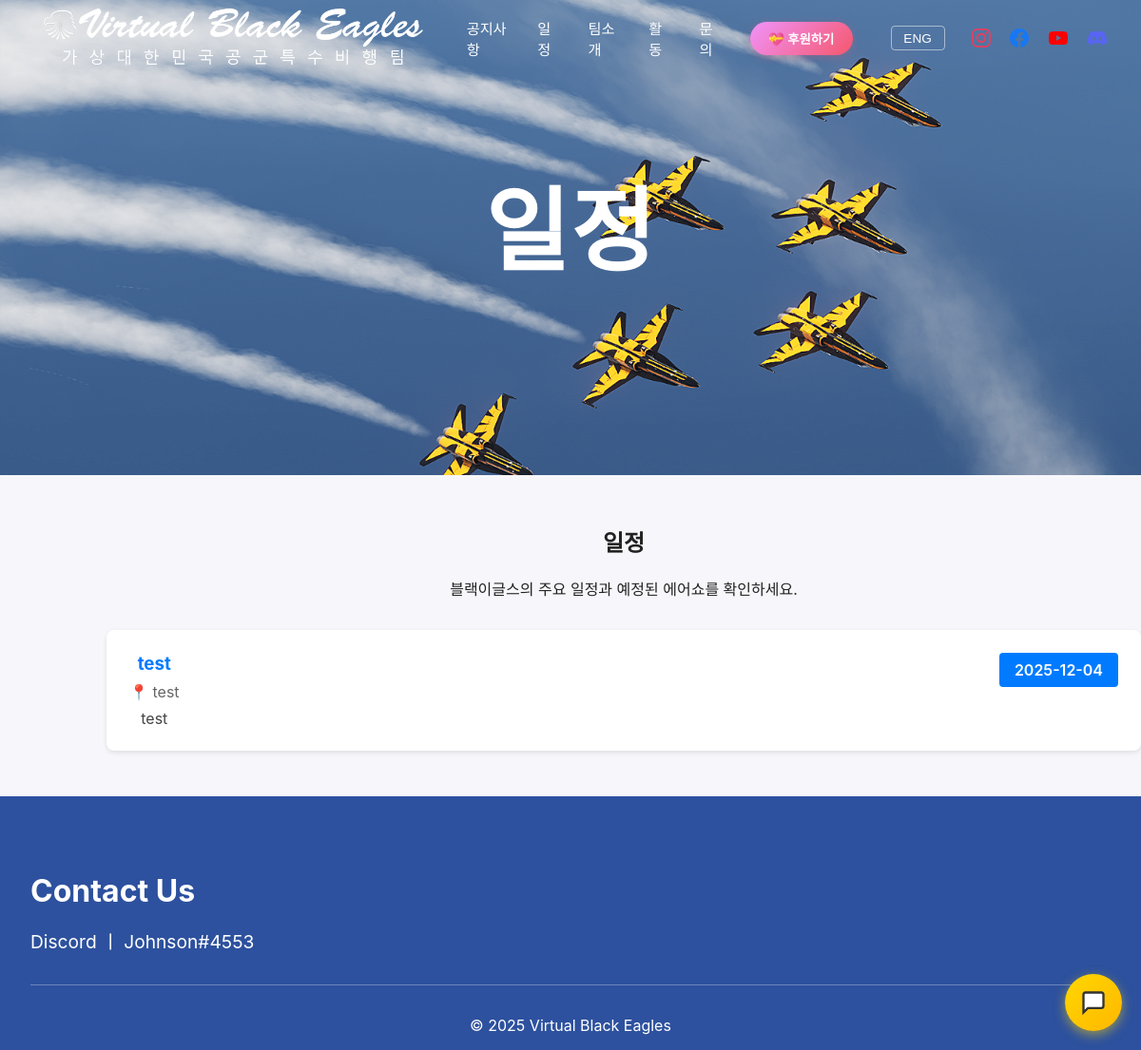
The app's page /schedule with its own data.
### tables this page shows
CREATE TABLE schedules (
			id INTEGER PRIMARY KEY AUTOINCREMENT,
			title TEXT NOT NULL,
			location TEXT,
			event_date DATE NOT NULL,
			description TEXT,
			created_at TIMESTAMP DEFAULT CURRENT_TIMESTAMP,
			updated_at TIMESTAMP DEFAULT CURRENT_TIMESTAMP
		);

### app.py (the view)
@app.route('/schedule')
def schedule():
	lang = request.args.get('lang', 'ko')
	conn = get_db()
	schedules = conn.execute('SELECT * FROM schedules ORDER BY event_date DESC').fetchall()
	conn.close()
	if lang == 'en':
		return render_template('schedule_en.html', schedules=schedules)
	else:
		return render_template('schedule.html', schedules=schedules)

### app.py (called while the page is built)
def get_db():
	conn = sqlite3.connect(DATABASE)
	conn.row_factory = sqlite3.Row
	return conn

### templates/schedule.html (shortened to what this page needs)
{% extends "base.html" %}
{% block banner %}
<section class="hero banner" style="background-image: url('/static/images/hero.jpg')">
  <div class="container">
    <h1 class="banner-title">일정</h1>
  </div>
</section>
{% endblock %}
{% block content %}
<main class="container section" style="padding-left: 7rem; text-align: center;">
      <h2>일정</h2>
      <p>블랙이글스의 주요 일정과 예정된 에어쇼를 확인하세요.</p>
      {% if schedules %}
      <div style="margin-top: 2rem;">
        {% for schedule in schedules %}
        <div onclick="location.href='/schedule/{{ schedule.id }}'" style="background: white; padding: 1.5rem; margin-bottom: 1rem; border-radius: 8px; box-shadow: 0 2px 5px rgba(0,0,0,0.1); cursor: pointer; transition: transform 0.2s, box-shadow 0.2s;" onmouseover="this.style.transform='translateY(-2px)'; this.style.boxShadow='0 4px 15px rgba(0,0,0,0.15)';" onmouseout="this.style.transform='translateY(0)'; this.style.boxShadow='0 2px 5px rgba(0,0,0,0.1)';">
          <div style="display: flex; justify-content: space-between; align-items: start;">
            <div>
              <h3 style="margin: 0 0 0.5rem 0; color: #007bff;">{{ schedule.title }}</h3>
              {% if schedule.location %}
              <p style="margin: 0 0 0.5rem 0; color: #666;">
                📍 {{ schedule.location }}
              </p>
              {% endif %}
              {% if schedule.description %}
              <p style="margin: 0.5rem 0 0 0; color: #444;">
                {{ schedule.description[:100] }}{{ '...' if schedule.description|length > 100 else '' }}
              </p>
              {% endif %}
            </div>
            <div style="text-align: right; min-width: 120px;">
              <span style="display: inline-block; padding: 0.5rem 1rem; background: #007bff; color: white; border-radius: 4px; font-weight: 600;">
                {{ schedule.event_date }}
              </span>
            </div>
          </div>
        </div>
        {% endfor %}
      </div>
      {% else %}
      <div style="text-align: center; padding: 3rem; background: white; border-radius: 8px; margin-top: 2rem;">
        <p style="color: #666; font-size: 1.1rem;">📭 등록된 일정이 없습니다.</p>
      </div>
      {% endif %}
    </main>
<section class="contact-section" style="background-color: #2D519E; padding: 3rem 0 1rem 0; margin: 0; width: 100vw; position: relative; left: 50%; right: 50%; margin-left: -50vw; margin-right: -50vw;">
	<div style="max-width: 1200px; margin: 0 auto; padding: 0 2rem;">
		<h3 data-i18n="contact.title" style="color: white; font-size: 2rem; margin-bottom: 1rem;">Contact Us</h3>
		<p data-i18n="contact.text" style="color: white; font-size: 1.2rem; margin-bottom: 2rem;">Discord ㅣ Johnson#4553</p>
		<div style="border-top: 1px solid rgba(255,255,255,0.3); padding-top: 2rem; margin-top: 2rem; text-align: center;">
			<p style="color: white; font-size: 1rem; margin: 0;">© 2025 Virtual Black Eagles</p>
		</div>
	</div>
</section>
{% endblock %}

### static/style.css (style rules this page uses)
:root { --bg:#f7f7fb; --accent:#0b5fff; --text:#222; }
* { box-sizing:border-box }
html, body { overflow-x:hidden;width:100%;max-width:100vw }
body { margin:0;padding:0;font-family: -apple-system, BlinkMacSystemFont, "Segoe UI", Roboto, "Noto Sans KR", "Helvetica Neue", Arial; color:var(--text); background:var(--bg) }
.container { max-width:1400px;margin:0 auto;padding:1rem 2rem }
.contact-section { padding:3rem 0; }
.hero { padding:2rem 0;background:linear-gradient(180deg, #ffffff 0%, #f0f6ff 100%);text-align:center }
.section { padding:2rem 0 }
.banner { background-size:cover; background-position:center; background-repeat:no-repeat; min-height:500px; display:flex; align-items:center; color:#fff; position:relative; margin-top:0; padding-top:100px; padding-bottom:5rem; }
.banner::before { display:none; }
.banner .container { position:relative; z-index:2; text-align:center; width:100%; max-width:100%; margin:0 auto; padding:0 1rem; display:flex; flex-direction:column; align-items:center; justify-content:center; }
.banner .banner-title { font-size:clamp(3rem, 8vw, 7rem); font-weight:700; margin:0 0 2rem 0; line-height:1.1; letter-spacing:0.02em; color:#fff }

### records on screen
schedules: title "test", location "test", description "test", event_date "2025-12-04"
